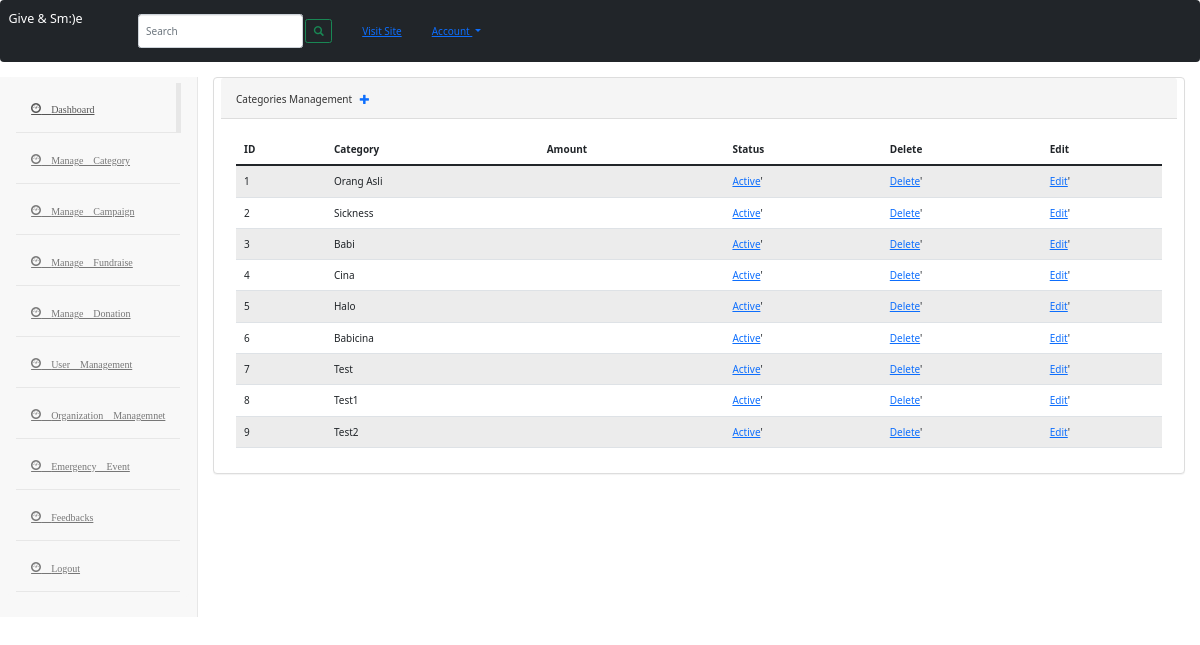
Page /admin/ad_category.php on the committed database.
### tables this page shows
CREATE TABLE `category` (
  `cat_id` int(6) NOT NULL,
  `cat_name` varchar(255) NOT NULL,
  `cat_amount` int(11) DEFAULT NULL,
  `cat_status` varchar(255) NOT NULL
);

### admin/ad_category.php (the view, shortened to what this page needs)
<?php
  include(ROOT_PATH . 'admin/includes/top.inc.php');
  $sql="select * from category order by cat_id asc";
  $res=mysqli_query($conn, $sql);
?>
<div class="col-md-10 content">
  <div class="row">
    <div class="panel panel-default">
      <div class="panel-heading">
        Categories Management
        <a class="box-link" href="add_category.php"><span class='align-end p-2 glyphicon glyphicon-plus'></span></a>
      </div>
      <div class="panel-body">
        <table class="table table-striped">
          <thead>
            <tr>
              <th scope="col">ID</th>
              <th scope="col">Category</th>
              <th scope="col">Amount</th>
              <th scope="col">Status</th>
              <th scope="col">Delete</th>
              <th scope="col">Edit</th>
            </tr>
          </thead>
          <tbody>
            <?php
            while ($row=mysqli_fetch_assoc($res)) { ?>
            <tr>
              <td scope="row"><?php echo $row['cat_id']?></td>
              <td><?php echo $row['cat_name']?></td>
              <td><?php ?></td>
              <td><?php
                if($row['cat_status']==1) {
                  echo "<span><a href='?type=status&operation=deactive&id=".$row['cat_id'].
                  "'>Active</a></span>'";
                } else {
                  echo "<span><a href='?type=status&operation=active&id=".$row['cat_id'].
                  "'>Deactive</a></span>'";
                }
              ?>
              </td>
              <td>
                <?php
                  echo "<span><a href='?type=delete&id=".$row['cat_id'].
                  "'>Delete</a></span>'";
                ?>
              </td>
              <td>
                <?php
                  echo "<span><a href='?type=edit&id=".$row['cat_id'].
                  "'>Edit</a></span>'";
                ?>
              </td>
            </tr>
            <?php } ?>
          </tbody>
        </table>
      </div>
    </div>
  </div>
</div>
</body>
</html>

### admin/includes/top.inc.php (shortened to what this page needs)
<!DOCTYPE html>
<html lang='en'>
<head>
  <link rel="stylesheet" href="https://use.fontawesome.com/releases/v5.0.8/css/all.css">
  <link href="https://maxcdn.bootstrapcdn.com/bootstrap/3.3.0/css/bootstrap.min.css" rel="stylesheet" id="bootstrap-css">
  <link href="https://cdn.jsdelivr.net/npm/bootstrap@5.0.0-beta1/dist/css/bootstrap.min.css" rel="stylesheet">
  <link rel="stylesheet" href="style.css">
</head>
<body>
<nav class="navbar navbar-expand-lg navbar-dark bg-dark">
  <div class="container-fluid">
    <a class="navbar-brand" href="#"> Give & Sm:)e </a>
    <div class="collapse navbar-collapse" id="bs-example-navbar-collapse-1">
      <form class="navbar-form navbar-left" method="GET" role="search">
        <div class="form-group">
          <input type="text" name="search" class="form-control" placeholder="Search">
        </div>
        <button type="submit" class="btn btn-outline-success"><i class="glyphicon glyphicon-search"></i></button>
      </form>
      <ul class="nav navbar-nav navbar-right">
        <li><a href="<?php echo BASE_URL ?>/index.php" target="_blank">Visit Site</a></li>
        <li class="dropdown ">
          <a href="#" class="dropdown-toggle" data-toggle="dropdown" role="button" aria-expanded="false">
            Account
        </li>
      </ul>
    </div>
  </div>
</nav>
<div class="container-fluid main-container">
        <div class="col-md-2 sidebar">
          <div class="row">
    <div class="side-menu">
      <nav class="navbar navbar-default" role="navigation">
        <div class="side-menu-container">
          <ul class="nav navbar-nav">
            <li class="active"><a class="glyphicon glyphicon-dashboard" href="dashboard.php"> Dashboard </a></li>
            <li><a class="glyphicon glyphicon-dashboard" href="ad_category.php"> Manage Category </a></li>
            <li><a class="glyphicon glyphicon-dashboard" href="ad_camp.php"> Manage Campaign </a></li>
            <li><a class="glyphicon glyphicon-dashboard" href="ad_fund.php"> Manage Fundraise </a></li>
            <li><a class="glyphicon glyphicon-dashboard" href="ad_donation.php"> Manage Donation </a></li>
            <li><a class="glyphicon glyphicon-dashboard" href="ad_user.php"> User Management </a></li>
            <li><a class="glyphicon glyphicon-dashboard" href="ad_org.php"> Organization Managemnet </a></li>
            <li><a class="glyphicon glyphicon-dashboard" href="ad_emergency.php"> Emergency Event </a></li>
            <li><a class="glyphicon glyphicon-dashboard" href="ad_feedback.php"> Feedbacks </a></li>
            <li><a class="glyphicon glyphicon-dashboard" href="logout.php"> Logout </a></li>
          </ul>
        </div>
      </nav>
    </div>
  </div>
  </div>

### admin/style.css (style rules this page uses)
.sidebar { padding-left: 0; }
.main-container { background: #FFF; padding-top: 15px; margin-top: -20px; }
.side-menu { position: relative; width: 100%; height: 100%; background-color: #f8f8f8; border-right: 1px solid #e7e7e7; }
.side-menu .navbar { border: none; }
.side-menu .navbar-nav .active a { background-color: transparent; margin-right: -1px; border-right: 5px solid #e7e7e7; }
.side-menu .navbar-nav li { display: block; width: 100%; border-bottom: 1px solid #e7e7e7; }
.side-menu .navbar-nav li a { padding: 15px; }

### rows in the picture
category: cat_id "1", cat_name "Orang Asli"
category: cat_id "2", cat_name "Sickness"
category: cat_id "3", cat_name "Babi"
category: cat_id "4", cat_name "Cina"
category: cat_id "5", cat_name "Halo"
category: cat_id "6", cat_name "Babicina"
category: cat_id "7", cat_name "Test"
category: cat_id "8", cat_name "Test1"
category: cat_id "9", cat_name "Test2"
